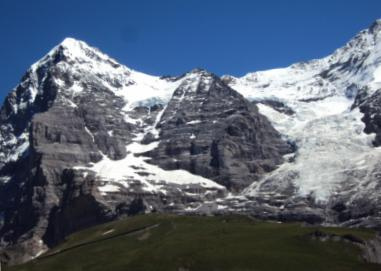
#> input picture CV/MP4/p4/data/stitching/hill1_r.jpg, 381 x 271 px
$ jupyter execute --allow-errors Image_Stitching_3.ipynb   (shell and % lines are left out)
#> lines starting #> are read from the running program, lines starting #| are printed output that depends on the picture
### CV/MP4/p4/code/utils.py
import numpy as np
import os
import errno
import matplotlib.pyplot as plt
from skimage.feature import plot_matches


# [10 lines left out: function showMatches, not called in this run]


def imread(path):
    img = plt.imread(path).astype(float)

    #Remove alpha channel if it exists
    if img.ndim > 2 and img.shape[2] == 4:
        img = img[:, :, 0:3]
    #Puts images values in range [0,1]
    if img.max() > 1.0:
        img /= 255.0

    return img


# [26 lines left out: functions mkdir, gaussian, not called in this run]

### CV/MP4/p4/code/detectBlobs.py
# This code is part of:
#
#   CMPSCI 670: Computer Vision
#   University of Massachusetts, Amherst
#   Instructor: Subhransu Maji
#

import numpy as np
from skimage.color import rgb2gray
from scipy.ndimage.filters import convolve
import sys

def laplacian_of_gaussian_filter(sigma):
    cutoff = sys.float_info.epsilon
    half_size = (np.round(4*sigma) + 1)/2 if np.round(4*sigma) % 2 == 0 else np.round(4*sigma)/2
    x, y = np.meshgrid(np.arange(-half_size, half_size+1), np.arange(-half_size, half_size+1))

    exp_term=np.exp(-(np.power(x, 2) + np.power(y,2)) / 2*np.power(sigma, 2))
    exp_term[exp_term < sys.float_info.epsilon * exp_term.max()] = 0
    exp_term = exp_term if exp_term.sum() == 0 else exp_term/exp_term.sum()
    kernel = -((np.power(x, 2) + np.power(y,2) - 2*np.power(sigma, 2)) / np.power(sigma, 2))
    kernel *= exp_term
    kernel -= kernel.mean()
    return kernel

def create_scale_space(gray_image, sigma_scale_factor, initial_sigma, level):
    h,w = np.shape(gray_image)
    scale_space = np.zeros((h,w,level))
    sigma = [0]*(level+1)
    sigma[0] = initial_sigma
    for i in range(0,level):
        filter = laplacian_of_gaussian_filter(sigma[i])
        print ("Convolving for level = {}".format(i))
        scale_space[:,:,i] = np.square(convolve(gray_image, filter))
        sigma[i+1] = sigma[i]*sigma_scale_factor
    return scale_space, sigma

# [39 lines left out: functions max_scaled_spaces, non_max_suppression_blobs, not called in this run]

def detectBlobs(im, param={}):
    #Default Params
    default_cutoff, default_sigma, default_level, default_scaling = 0.001, 1.2, 13, np.sqrt(1.8)
    cutoff = param.get("cutoff") if param.get("cutoff") is not None else default_cutoff
    sigma_seed = param.get("sigma_seed") if param.get("sigma_seed") is not None else default_sigma
    level = param.get("level") if param.get("level") is not None else default_level
    scaling = param.get("scaling") if param.get("scaling") is not None else default_scaling
    processed_im = rgb2gray(rgb2gray(im))
    scale_space, sigma = create_scale_space(processed_im, scaling, sigma_seed, level)
    blobs = non_max_suppression_blobs(scale_space, scaling, sigma, level, cutoff)
    return blobs

### CV/MP4/p4/code/mergeImages.py
import numpy as np
import matplotlib.pyplot as plt

from skimage.transform import rescale
from skimage.transform import SimilarityTransform
from skimage.transform import warp

from utils import imread

# This code is part of:
#
#   CMPSCI 670: Computer Vision, Fall 2018
#   University of Massachusetts, Amherst
#   Instructor: Subhransu Maji
#
#   Mini-project 3

def mergeImages(im1, im2, transf):

    h1, w1, _ = im1.shape
    h2, w2, _ = im2.shape

    #Coordinates of the four corners
    c1 = np.array([[0, w1, w1, 0],[0, 0, h1, h1]]).astype(int)
    c2 = np.array([[0, w2, w2, 0],[0, 0, h2, h2]]).astype(int)

    #Transformed coordinates
    fulltransf = np.eye(3)
    fulltransf[0:2, :] = transf

    a = np.ones((1, c2.shape[1]))
    v = np.concatenate((c2,
        np.ones((1, c2.shape[1]))),
        axis=0)
    tc2 = fulltransf.dot(v)[0:2, :]
    all_corners = np.concatenate((c1, tc2), axis=1)

    corner_min = np.min(all_corners, axis=1)
    corner_max = np.max(all_corners, axis=1)
    output_shape = corner_max - corner_min
    output_shape = np.ceil(output_shape[::-1]).astype(int)

    offset1 = SimilarityTransform(translation=-corner_min)
    t2 = SimilarityTransform(fulltransf)

    mask1 = np.ones_like(im1)
    mask2 = np.ones_like(im2)
    im1warp = warp(im1, offset1.inverse, output_shape=output_shape)
    im2warp = warp(im2, (offset1 + t2).inverse, output_shape=output_shape)

    mask1warp = warp(mask1, offset1.inverse, output_shape=output_shape)
    mask2warp = warp(mask1, (offset1 + t2).inverse, output_shape=output_shape)
    overlap = np.logical_and(mask1warp, mask2warp)

    merged = im1warp + im2warp
    merged[overlap] = im2warp[overlap]
    return merged


# [8 lines that do not run on import are left out]

### CV/MP4/p4/soft_b_nov13/Image_Stitching_3.ipynb
[cell 1]
import os
import numpy as np
import matplotlib.pyplot as plt
from utils import imread, showMatches
from utils import imread
from utils import showMatches
from detectBlobs import detectBlobs
from compute_sift import compute_sift
from computeMatches import computeMatches
#from ransac import ransac
from mergeImages import mergeImages
from drawBlobs import drawBlobs
from scipy.spatial.distance import cdist

[cell 2]
#Image directory
dataDir = os.path.join('..', 'data', 'stitching')

#Read input images
testExamples = ['hill', 'field', 'ledge', 'pier', 'river' 'roofs', 'building', 'uttower']
exampleIndex = 0
imageName1 = '{}1_r.jpg'.format(testExamples[exampleIndex])
imageName2 = '{}2_r.jpg'.format(testExamples[exampleIndex])
im1 = imread(os.path.join(dataDir, imageName1))
im2 = imread(os.path.join(dataDir, imageName2))
#> call 2 of imread, with path = '../data/stitching/hill2_r.jpg'
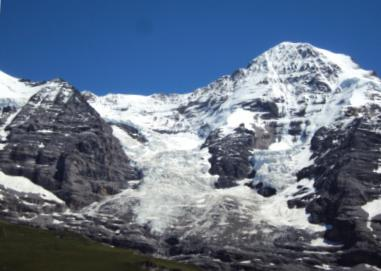
#> input picture CV/MP4/p4/data/stitching/hill2_r.jpg, 381 x 271 px
plt.subplot(1, 2, 1)
plt.imshow(im1)
plt.subplot(1, 2, 2)
plt.imshow(im2)
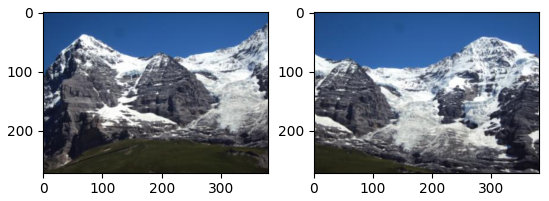
#> figure drawn by matplotlib, 2 panels

#> (a cell that did not finish here is left out)

#> in detectBlobs, `cutoff = param.get("cutoff") if param.get("cutoff") is not None else d..`: cutoff = 0.001
#> in detectBlobs, `sigma_seed = param.get("sigma_seed") if param.get("sigma_seed") is not..`: sigma_seed = 1.2
#> in detectBlobs, `level = param.get("level") if param.get("level") is not None else defa..`: level = 13
#> in detectBlobs, `scaling = param.get("scaling") if param.get("scaling") is not None els..`: scaling = 1.34
#> in detectBlobs, `processed_im = rgb2gray(rgb2gray(im))`:
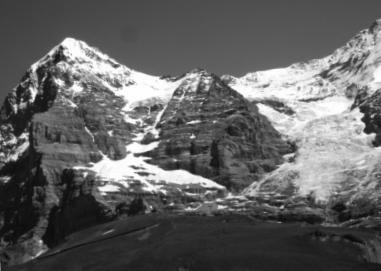
#> processed_im: shape (271, 381) float64; min 0.0193, max 1, mean 0.387
#> in create_scale_space, `sigma = [0]*(level+1)`: sigma = [0, 0, 0, 0, 0, 0, 0, 0, 0, 0, 0, 0, 0, 0]
#> the loop in create_scale_space, `for i in range(0,level):` made 13 passes
#> half_size in laplacian_of_gaussian_filter on passes 2 to 13: 3.5, 4.5, 6.5, 8.5, 10.5, 14.5, 19.5, 25.5, 34.5, 45.5, 61.5, 81.5
#> after the loop in create_scale_space, `for i in range(0,level):`: sigma = [1.2, 1.61, 2.16, 2.9, 3.89, 5.22, 7, 9.39, 12.6, 16.9, 22.67, 30.42, 40.81, 0]
blobs2 = detectBlobs(im2)

#Compute SIFT features
sift1 = compute_sift(im1, blobs1[:, 0:4])
sift2 = compute_sift(im2, blobs2[:, 0:4])

sift1_tr = sift1.T
sift2_tr = sift2.T

#> (a cell that did not finish here is left out)

#> (a cell that did not finish here is left out)

[cell 6]
def computeMatches(f1, f2):
    reject_limit = .55
    matches = []
    distance_matrix = cdist(f1, f2)

    smallest = f1
    if (f1.shape[0] > f2.shape[0]):
        smallest = f2

    for n in range(smallest.shape[0]):
        currd_matrix = distance_matrix[n]
        if (np.min(currd_matrix) / np.partition(currd_matrix, 2)[1]) <= reject_limit:
            matches.append([n])
    matches = np.squeeze(np.array(matches))
    return matches

#> (a cell that did not finish here is left out)

#> (a cell that did not finish here is left out)

[cell 9]
def ransac1(matches, blobs1, blobs2):
    pairs = int(matches.shape[0] * .3)
    max_iteration = 1000
    reject_limit = 20

    match_blob1 = blobs1[matches]
    match_blob2 = blobs2[matches]
    total_inliers, best_inlier_model = 0, np.zeros(matches.shape[0])
    for n in range(max_iteration):
        idxs = np.random.choice(matches.shape[0], pairs)
        matching1 = match_blob1[idxs, :]
        matching2 = match_blob2[idxs, :]
        transf = np.linalg.lstsq(matching2, matching1, rcond=None)[0]
        transf[:, 2] = np.array([0, 0, 1])
        curr_inliers = np.power(np.linalg.norm(np.dot(match_blob2, transf) - match_blob1, axis=1), 2) < reject_limit
        if curr_inliers.sum() > total_inliers:
            print ("Uauua")
            total_inliers = curr_inliers.sum()
            best_inlier_model = curr_inliers.copy()
    transf = np.linalg.lstsq(match_blob2[best_inlier_model], match_blob1[best_inlier_model], rcond=None)[0]

    if np.sum(transf - np.eye(3)) == 0:
        best_inlier_model = -1

    return best_inlier_model, transf[:2, :3]

#> (a cell that did not finish here is left out)

#> (a cell that did not finish here is left out)

#> (a cell that did not finish here is left out)

#> (a cell that did not finish here is left out)

[cell 14]
dataDir = os.path.join('..', 'data', 'stitching')
im1 = imread("../data/stitching/hill1_r.jpg")
im2 = imread("../data/stitching/hill2_r.jpg")
transf = np.array([[1.0047, 0.0445, 141.4735],
        [-0.0409, 1.0012, -17.7628]])
stitched = mergeImages(im1, im2, transf)
#> in mergeImages, `im1warp = warp(im1, offset1.inverse, output_shape=output_shape)`:
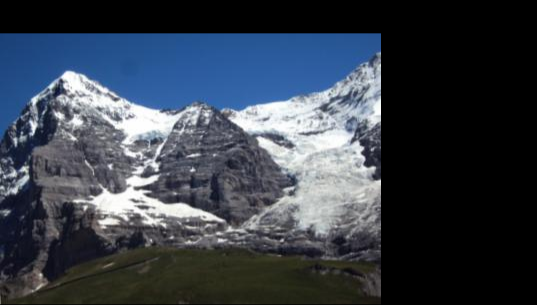
#> im1warp: shape (305, 537, 3) float64; mean R, G, B 0.218, 0.247, 0.289
#> in mergeImages, `im2warp = warp(im2, (offset1 + t2).inverse, output_shape=output_shape)`:
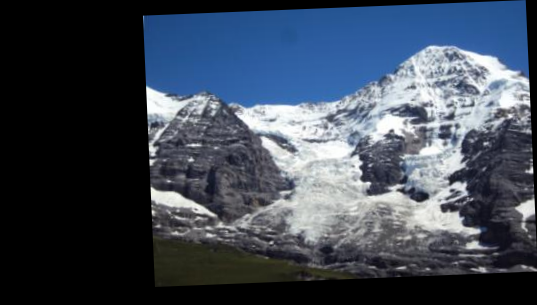
#> im2warp: shape (305, 537, 3) float64; mean R, G, B 0.245, 0.283, 0.338
#> in mergeImages, `mask1warp = warp(mask1, offset1.inverse, output_shape=output_shape)`: mask1: shape (271, 381, 3) float64; every value is 1
#> in mergeImages, `overlap = np.logical_and(mask1warp, mask2warp)`:
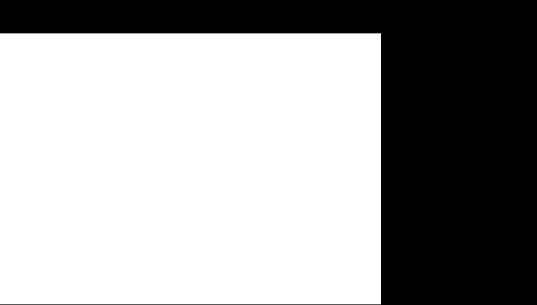
#> mask1warp: shape (305, 537, 3) float64; min 0, max 1, mean 0.63
#> in mergeImages, `merged = im1warp + im2warp`:
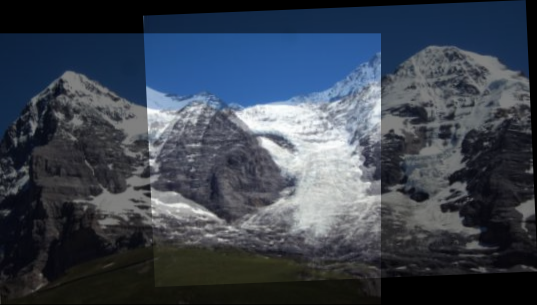
#> merged: shape (305, 537, 3) float64; mean R, G, B 0.463, 0.531, 0.627; drawn with min black and max white
#> in mergeImages, `merged[overlap] = im2warp[overlap]`:
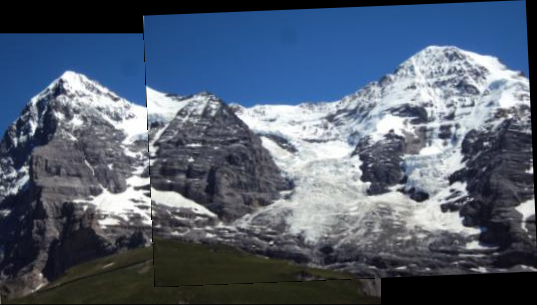
#> merged: shape (305, 537, 3) float64; mean R, G, B 0.325, 0.373, 0.443
